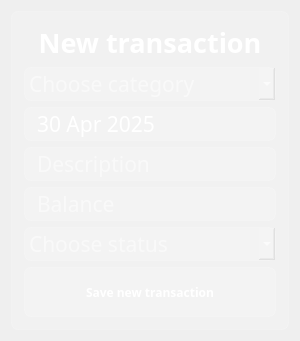
<?xml version="1.0" encoding="UTF-8"?> 
<ui version="4.0"> 
 <class>Dialog</class>
 <widget class="QDialog" name="Dialog">
  <property name="geometry">
   <rect>
    <x>0</x>
    <y>0</y>
    <width>300</width>
    <height>331</height>
   </rect>
  </property>
  <property name="windowTitle">
   <string>Dialog</string>
  </property>
  <property name="styleSheet">
   <string notr="true">font-family: Noto Sans SC;
background-color: qlineargradient(
    spread:pad,
    x1:1, y1:1, x2:0, y2:0,
    stop:0 rgba(143, 188, 143, 255),  /* Avocado Green */
    stop:0.5 rgba(133, 175, 95, 235),  /* Dark Olive Green */
    stop:1 rgba(244, 232, 129, 255)   /* Light Avocado */
);
</string>
  </property>
  <layout class="QVBoxLayout" name="verticalLayout">
   <item>
    <widget class="QFrame" name="new_transaction">
     <property name="styleSheet">
      <string notr="true">background-color: rgba(255, 255, 255, 30); 
border: 1px solid rgba(255,255,255,40);
border-radius: 7px;</string>
     </property>
     <property name="frameShape">
      <enum>QFrame::Shape::NoFrame</enum>
     </property>
     <property name="frameShadow">
      <enum>QFrame::Shadow::Raised</enum>
     </property>
     <layout class="QVBoxLayout" name="verticalLayout_21">
      <property name="spacing">
       <number>6</number>
      </property>
      <property name="leftMargin">
       <number>12</number>
      </property>
      <property name="topMargin">
       <number>12</number>
      </property>
      <property name="rightMargin">
       <number>12</number>
      </property>
      <property name="bottomMargin">
       <number>12</number>
      </property>
      <item>
       <widget class="QLabel" name="lbl_new_transaction">
        <property name="font">
         <font>
          <family>Noto Sans SC</family>
          <pointsize>20</pointsize>
          <bold>true</bold>
         </font>
        </property>
        <property name="styleSheet">
         <string notr="true">color: white;
font-weight: bold;
font-size: 20pt;
background-color: none;
border: none;</string>
        </property>
        <property name="text">
         <string>New transaction</string>
        </property>
        <property name="alignment">
         <set>Qt::AlignmentFlag::AlignCenter</set>
        </property>
       </widget>
      </item>
      <item>
       <widget class="QComboBox" name="cb_choose_category">
        <property name="styleSheet">
         <string notr="true">QComboBox {
font-size: 16pt;
color: white;
}

QComboBox:item {
    color: black;
}</string>
        </property>
        <property name="currentIndex">
         <number>-1</number>
        </property>
        <property name="placeholderText">
         <string>Choose category</string>
        </property>
        <item>
         <property name="text">
          <string>Work</string>
         </property>
        </item>
        <item>
         <property name="text">
          <string>Auto</string>
         </property>
        </item>
        <item>
         <property name="text">
          <string>Other</string>
         </property>
        </item>
        <item>
         <property name="text">
          <string>Grocery</string>
         </property>
        </item>
        <item>
         <property name="text">
          <string>Entertainment</string>
         </property>
        </item>
       </widget>
      </item>
      <item>
       <widget class="QDateEdit" name="dateEdit">
        <property name="styleSheet">
         <string notr="true">font-size: 16pt;
color: white;
padding-left: 10px;</string>
        </property>
        <property name="alignment">
         <set>Qt::AlignmentFlag::AlignLeading|Qt::AlignmentFlag::AlignLeft|Qt::AlignmentFlag::AlignVCenter</set>
        </property>
        <property name="buttonSymbols">
         <enum>QAbstractSpinBox::ButtonSymbols::NoButtons</enum>
        </property>
        <property name="dateTime">
         <datetime>
          <hour>17</hour>
          <minute>0</minute>
          <second>0</second>
          <year>2025</year>
          <month>4</month>
          <day>30</day>
         </datetime>
        </property>
        <property name="currentSectionIndex">
         <number>0</number>
        </property>
       </widget>
      </item>
      <item>
       <widget class="QLineEdit" name="le_description">
        <property name="styleSheet">
         <string notr="true">font-size: 16pt;
color: white;
padding-left: 10px;</string>
        </property>
        <property name="alignment">
         <set>Qt::AlignmentFlag::AlignLeading|Qt::AlignmentFlag::AlignLeft|Qt::AlignmentFlag::AlignVCenter</set>
        </property>
        <property name="placeholderText">
         <string>Description</string>
        </property>
       </widget>
      </item>
      <item>
       <widget class="QLineEdit" name="le_balance">
        <property name="styleSheet">
         <string notr="true">font-size: 16pt;
color: white;
padding-left: 10px;</string>
        </property>
        <property name="alignment">
         <set>Qt::AlignmentFlag::AlignLeading|Qt::AlignmentFlag::AlignLeft|Qt::AlignmentFlag::AlignVCenter</set>
        </property>
        <property name="placeholderText">
         <string>Balance</string>
        </property>
       </widget>
      </item>
      <item>
       <widget class="QComboBox" name="cb_status">
        <property name="styleSheet">
         <string notr="true">QComboBox {
font-size: 16pt;
color: white;
}

QComboBox:item {
    color: black;
}</string>
        </property>
        <property name="placeholderText">
         <string>Choose status</string>
        </property>
        <item>
         <property name="text">
          <string>Income</string>
         </property>
        </item>
        <item>
         <property name="text">
          <string>Outcome</string>
         </property>
        </item>
       </widget>
      </item>
      <item>
       <widget class="QPushButton" name="btn_new_transaction">
        <property name="minimumSize">
         <size>
          <width>230</width>
          <height>50</height>
         </size>
        </property>
        <property name="font">
         <font>
          <family>Noto Sans SC</family>
          <bold>true</bold>
         </font>
        </property>
        <property name="styleSheet">
         <string notr="true">QPushButton{
	color: rgb(255, 255, 255);
     background-color:rgba(255,255,255,30);
     border: 1px solid rgba(255,255,255,40);
     border-radius:7px;
width: 230;
height: 50;
}
QPushButton:hover{
background-color:rgba(255,255,255,30);
}
QPushButton:pressed{
background-color:rgba(255,255,255,70);
}</string>
        </property>
        <property name="text">
         <string>Save new transaction</string>
        </property>
        <property name="icon">
         <iconset resource="res-rs.qrc">
          <normaloff>:/icons/icons/post_add_white_24dp.svg</normaloff>:/icons/icons/post_add_white_24dp.svg</iconset>
        </property>
        <property name="iconSize">
         <size>
          <width>24</width>
          <height>24</height>
         </size>
        </property>
       </widget>
      </item>
     </layout>
    </widget>
   </item>
  </layout>
 </widget>
 <resources>
  <include location="res-rs.qrc"/>
  <include location="res-rs.qrc"/>
 </resources>
 <connections/>
</ui>
